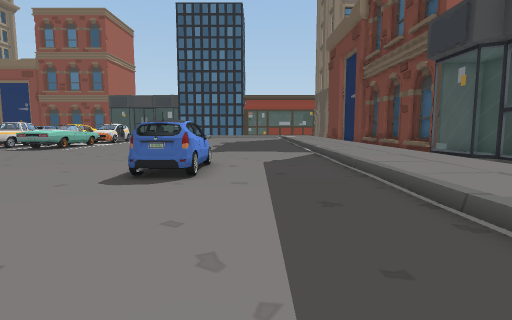
view 1 (above)

24 first-person views from a walk through a Unity game level. The camera is 1.3 m above the floor, tilts 6° down and sees 80° across. The floor is counted in squares, 1 m on a side. Each view is taken from the middle of a square. On the plan, view 1 faces up. The plan holds only what a view shows up to about 14 squares ahead; the rest is blank. The place goes on beyond the plan. The player character is not drawn. Door leaves are left out, so doorways stand open. Some surface patterns are stand-ins.

view 2
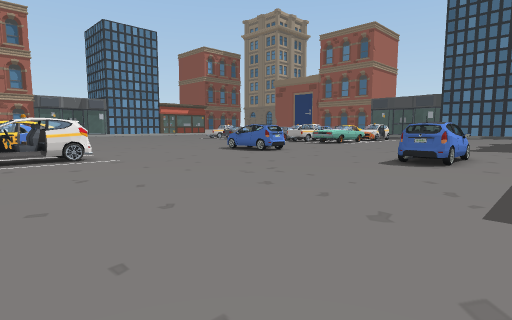

view 3
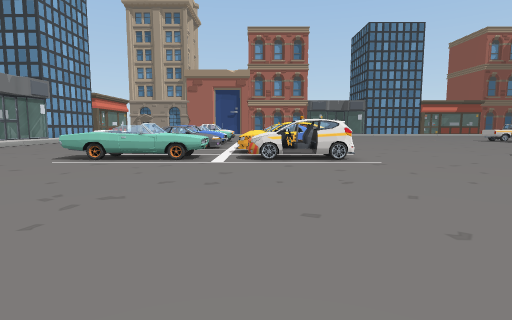

view 4
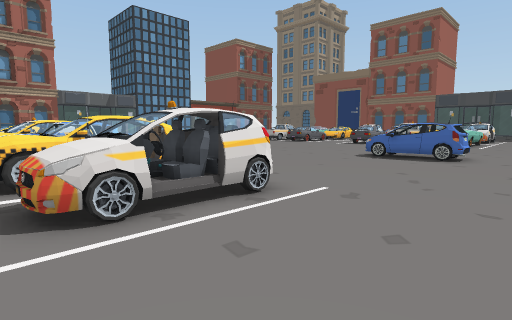

view 5
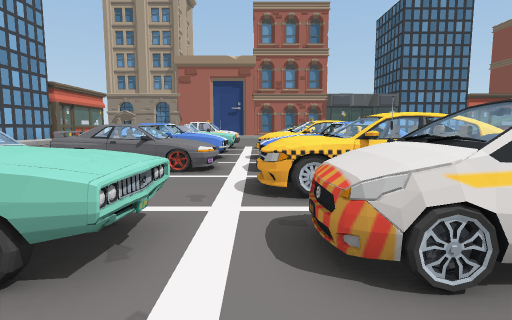

view 6
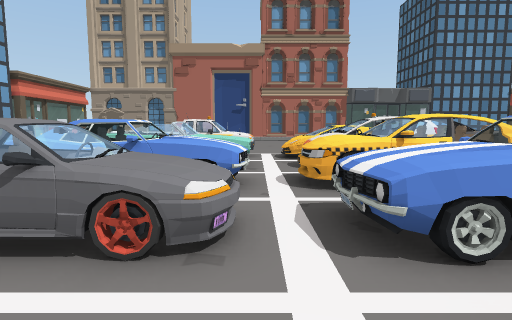

view 7
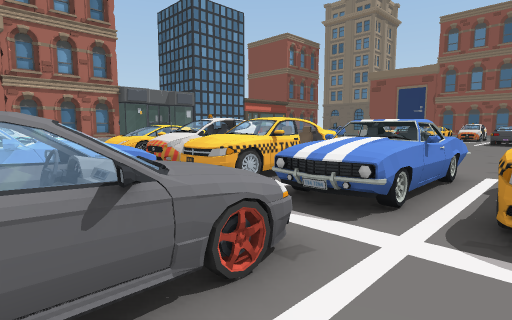

view 8
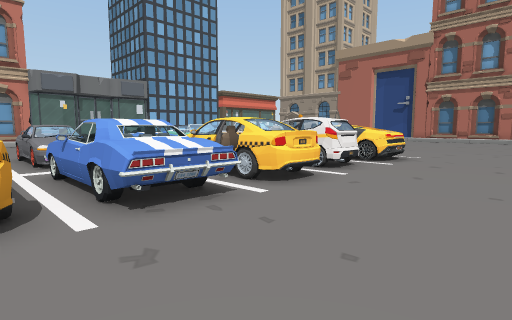

view 9
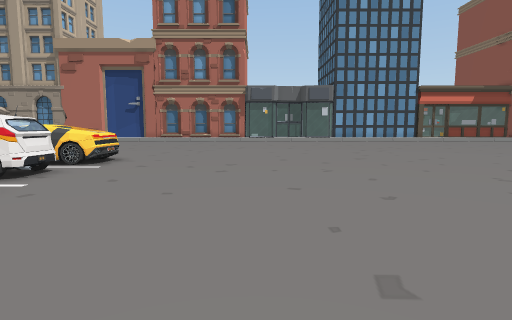

view 10
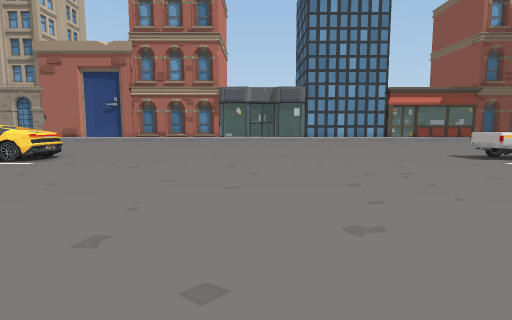

view 11
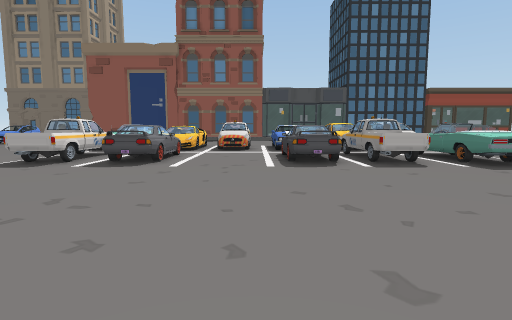

view 12
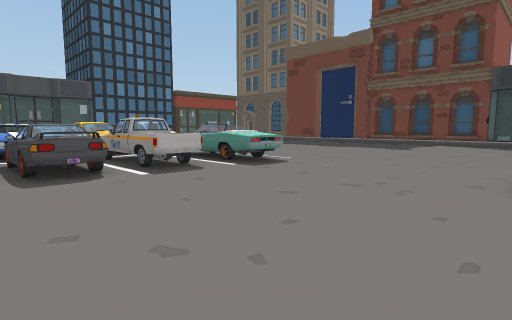

view 13
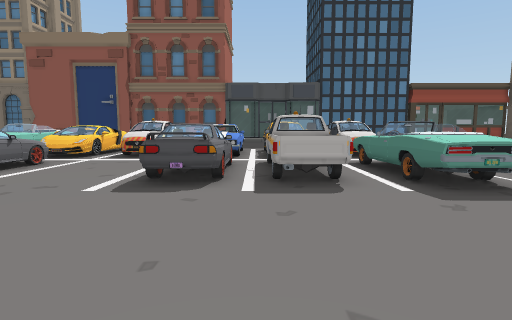

view 14
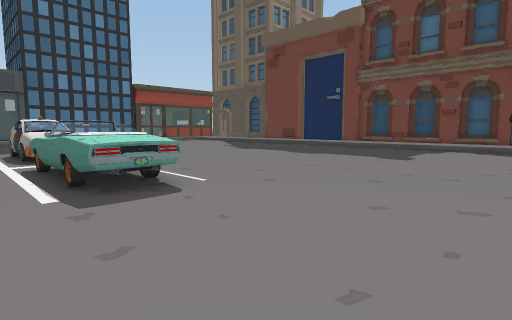

view 15
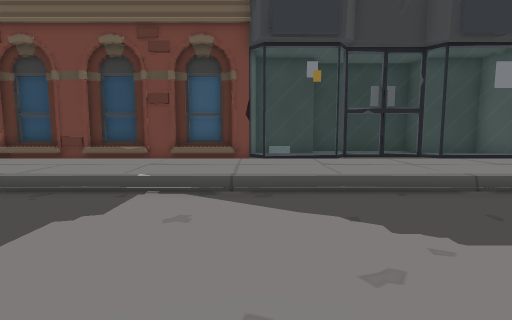

view 16
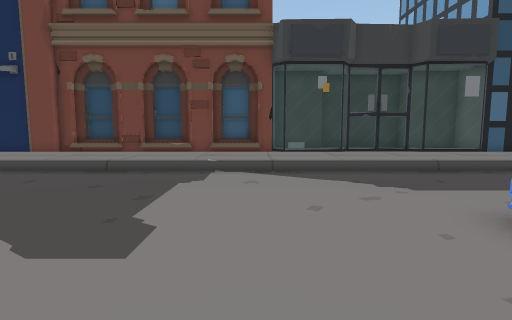

view 17
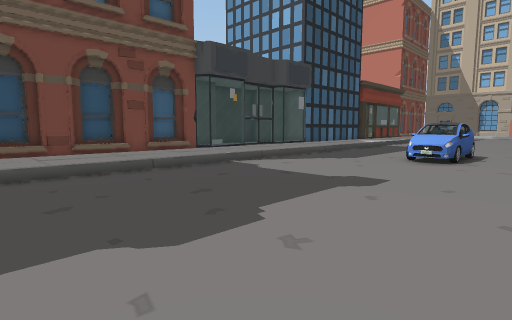

view 18
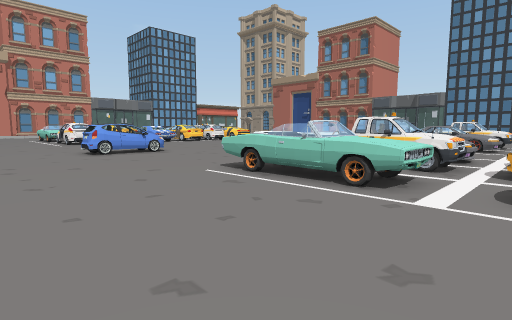

view 19
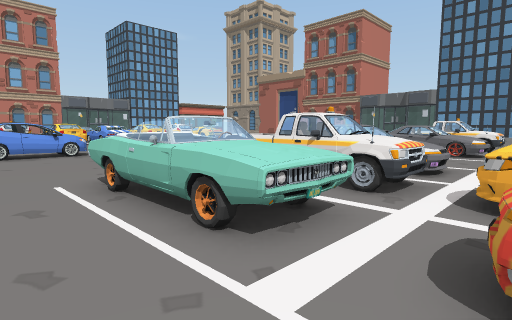

view 20
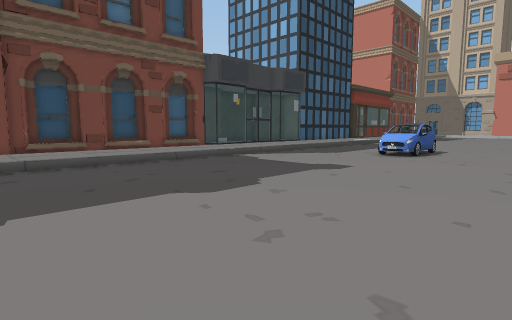

view 21
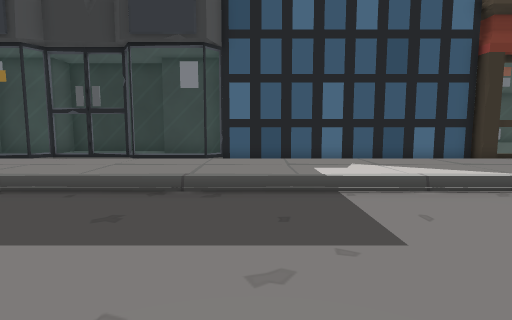

view 22
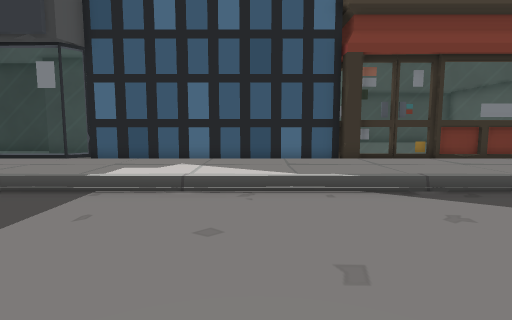

view 23
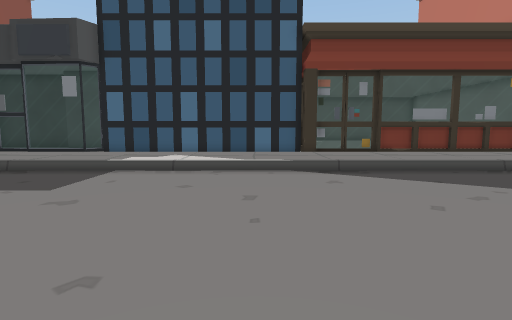

view 24
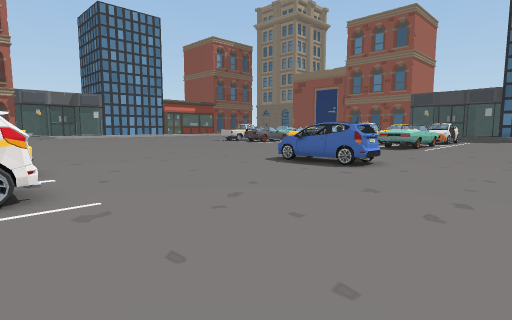

### Floor plan
Key: @ floor where view 1 was taken; # wall or solid block; x gap in a wall; . main floor; : floor 0.25 m higher than the main floor; / step, stairs or slope; D open door; = window, fence, low wall or low ledge; ^ raised ledge; W wheel; C car; O other object.
Columns run from 33 left of view 1 to 11 right of it. Each row starts with its distance up from view 1.
 26     ^^^^.^^ CCC. ^.O^ .... .....
 25      =^.... .CC.^^................../::::#
 24       ^......^..^^.^^.............../::::##
 23       ^^....^^^OOO.^^^............../::::=#
 22   =## ^^....^^^##=.^^^............../::::=#
 21  .=## ^=....=^^# =.=#=............../::::.#
 20  .^^^ ^^....#^^#^=.=^#............../::::=#
 19   ^^^.^^....=^^#^#.^^^............../:::: #
 18   .................^^=............../:::: #
 17  .................................../::::##
 16  .................................../::::=#
 15  .................................../::::=#
 14  .................................../::::=##
 13  .................................../::::= #
 12  .............................=...../::::= ##
 11  .............................^^..../::::=
 10  ................. ^^^=.......^^..../:::: =
  9  .............. . .^^^=.......^^..../:::: =:
  8  ..............  .............==..../:::: =:
  7  .............. ..................../::::= ##
  6  .................................../::::= #
  5  .................................../::::= #
  4  .................................../:::: ##
  3 ..................................../:::: #
  2 ..................................../:::: #
  1  ...........CCC...................../:::: #
  0  .^^^.#=.^=#CCC.^^.#=............@../:::: #
 -1    ^^.= .D^DCCC.DD.=#W............../:::: #
 -2   #^= DD D#DCCCDDD.D#D............../:::: #
 -3   ^^^ OD D^#CCCDD^xO^D............../:::: #
 -4    ^^. ^ ^^^CCC.^^. ^W............../:::: #
 -5    ^.....^^=CCC.^^................../::::##
 -6    ^x.^^. CC=^.....^^.............../::::##
 -7    ^^  ^.CCC ^^....^^^............../:::::#
 -8   =#= ^^.CCC^^^.   ^^^........  ..../:::::#
 -9    #= ==.CCC=^= .  =^=.......     ../::::##
-10     ^ ^^#CCC#^^    =^#.....        ./::::##

Where each view was taken, in squares from view 1:
view 1: 0 up, 0 right, facing up
view 2: 4 down, 1 right, facing up-left
view 3: 4 down, 0 right, facing left
view 4: 5 down, 8 left, facing up-left
view 5: 5 down, 10 left, facing left
view 6: 6 down, 16 left, facing left
view 7: 9 down, 17 left, facing up-left
view 8: 5 up, 17 left, facing down-left
view 9: 6 up, 18 left, facing left
view 10: 9 up, 17 left, facing left
view 11: 8 up, 22 left, facing up
view 12: 10 up, 22 left, facing up-right
view 13: 12 up, 18 left, facing up
view 14: 12 up, 16 left, facing up-right
view 15: 14 up, 3 left, facing right
view 16: 15 up, 6 left, facing right
view 17: 24 up, 6 left, facing down-right
view 18: 26 up, 6 left, facing down-left
view 19: 26 up, 10 left, facing down-left
view 20: 26 up, 8 left, facing down-right
view 21: 3 up, 3 left, facing right
view 22: 2 down, 3 left, facing right
view 23: 3 down, 6 left, facing right
view 24: 1 down, 6 left, facing up-left
